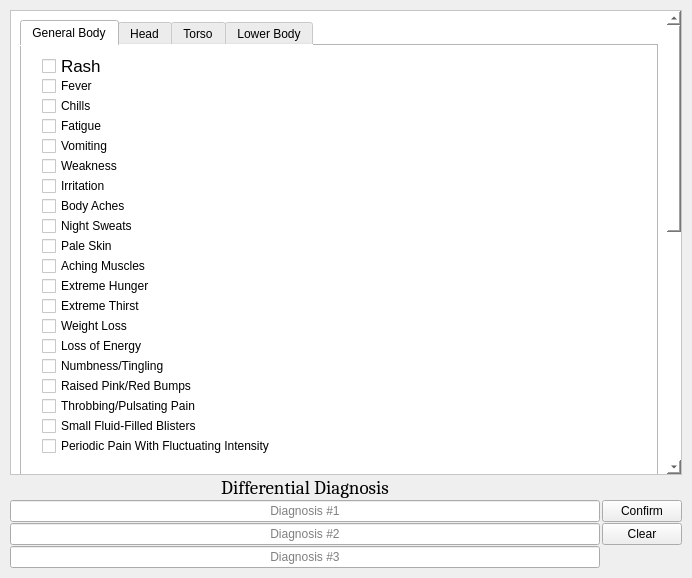
<?xml version="1.0" encoding="UTF-8"?>
<ui version="4.0">
 <class>MainWindow</class>
 <widget class="QMainWindow" name="MainWindow">
  <property name="geometry">
   <rect>
    <x>0</x>
    <y>0</y>
    <width>692</width>
    <height>578</height>
   </rect>
  </property>
  <property name="windowTitle">
   <string>MainWindow</string>
  </property>
  <property name="styleSheet">
   <string notr="true"/>
  </property>
  <widget class="QWidget" name="centralwidget">
   <layout class="QGridLayout" name="gridLayout_2">
    <property name="leftMargin">
     <number>10</number>
    </property>
    <property name="topMargin">
     <number>10</number>
    </property>
    <property name="rightMargin">
     <number>10</number>
    </property>
    <property name="bottomMargin">
     <number>10</number>
    </property>
    <property name="horizontalSpacing">
     <number>2</number>
    </property>
    <property name="verticalSpacing">
     <number>1</number>
    </property>
    <item row="4" column="0">
     <widget class="QLineEdit" name="lineEdit_3">
      <property name="alignment">
       <set>Qt::AlignCenter</set>
      </property>
      <property name="placeholderText">
       <string>Diagnosis #3</string>
      </property>
     </widget>
    </item>
    <item row="1" column="0">
     <widget class="QLabel" name="label">
      <property name="font">
       <font>
        <family>Cambria</family>
        <pointsize>14</pointsize>
       </font>
      </property>
      <property name="text">
       <string>Differential Diagnosis</string>
      </property>
      <property name="alignment">
       <set>Qt::AlignCenter</set>
      </property>
     </widget>
    </item>
    <item row="2" column="0">
     <widget class="QLineEdit" name="lineEdit">
      <property name="alignment">
       <set>Qt::AlignCenter</set>
      </property>
      <property name="placeholderText">
       <string>Diagnosis #1</string>
      </property>
     </widget>
    </item>
    <item row="3" column="0">
     <widget class="QLineEdit" name="lineEdit_2">
      <property name="alignment">
       <set>Qt::AlignCenter</set>
      </property>
      <property name="placeholderText">
       <string>Diagnosis #2</string>
      </property>
     </widget>
    </item>
    <item row="2" column="1">
     <widget class="QPushButton" name="ConfirmButton">
      <property name="styleSheet">
       <string notr="true"/>
      </property>
      <property name="text">
       <string>Confirm</string>
      </property>
      <property name="flat">
       <bool>false</bool>
      </property>
     </widget>
    </item>
    <item row="3" column="1">
     <widget class="QPushButton" name="ClearButton">
      <property name="text">
       <string>Clear</string>
      </property>
     </widget>
    </item>
    <item row="0" column="0" colspan="2">
     <widget class="QScrollArea" name="scrollArea">
      <property name="styleSheet">
       <string notr="true">background-color: rgb(255, 255, 255);</string>
      </property>
      <property name="widgetResizable">
       <bool>true</bool>
      </property>
      <widget class="QWidget" name="scrollAreaWidgetContents">
       <property name="geometry">
        <rect>
         <x>0</x>
         <y>0</y>
         <width>670</width>
         <height>808</height>
        </rect>
       </property>
       <layout class="QGridLayout" name="gridLayout">
        <item row="0" column="0">
         <widget class="QTabWidget" name="tabWidget">
          <property name="autoFillBackground">
           <bool>false</bool>
          </property>
          <property name="styleSheet">
           <string notr="true"/>
          </property>
          <property name="currentIndex">
           <number>0</number>
          </property>
          <widget class="QWidget" name="GeneralBody">
           <attribute name="title">
            <string>General Body</string>
           </attribute>
           <widget class="QCheckBox" name="ExtremeHunger">
            <property name="geometry">
             <rect>
              <x>20</x>
              <y>230</y>
              <width>201</width>
              <height>20</height>
             </rect>
            </property>
            <property name="layoutDirection">
             <enum>Qt::LeftToRight</enum>
            </property>
            <property name="text">
             <string>Extreme Hunger</string>
            </property>
           </widget>
           <widget class="QCheckBox" name="BodyAches">
            <property name="geometry">
             <rect>
              <x>20</x>
              <y>150</y>
              <width>151</width>
              <height>20</height>
             </rect>
            </property>
            <property name="layoutDirection">
             <enum>Qt::LeftToRight</enum>
            </property>
            <property name="text">
             <string>Body Aches</string>
            </property>
           </widget>
           <widget class="QCheckBox" name="ExtremeThirst">
            <property name="geometry">
             <rect>
              <x>20</x>
              <y>250</y>
              <width>231</width>
              <height>20</height>
             </rect>
            </property>
            <property name="layoutDirection">
             <enum>Qt::LeftToRight</enum>
            </property>
            <property name="text">
             <string>Extreme Thirst</string>
            </property>
           </widget>
           <widget class="QCheckBox" name="Vomiting">
            <property name="geometry">
             <rect>
              <x>20</x>
              <y>90</y>
              <width>161</width>
              <height>20</height>
             </rect>
            </property>
            <property name="layoutDirection">
             <enum>Qt::LeftToRight</enum>
            </property>
            <property name="text">
             <string>Vomiting</string>
            </property>
           </widget>
           <widget class="QCheckBox" name="Fever">
            <property name="geometry">
             <rect>
              <x>20</x>
              <y>30</y>
              <width>111</width>
              <height>20</height>
             </rect>
            </property>
            <property name="layoutDirection">
             <enum>Qt::LeftToRight</enum>
            </property>
            <property name="text">
             <string>Fever</string>
            </property>
           </widget>
           <widget class="QCheckBox" name="RaisedPinkRedBumps">
            <property name="geometry">
             <rect>
              <x>20</x>
              <y>330</y>
              <width>211</width>
              <height>20</height>
             </rect>
            </property>
            <property name="layoutDirection">
             <enum>Qt::LeftToRight</enum>
            </property>
            <property name="text">
             <string>Raised Pink/Red Bumps</string>
            </property>
           </widget>
           <widget class="QCheckBox" name="PeriodicPainFluctuatingIntensity">
            <property name="geometry">
             <rect>
              <x>20</x>
              <y>390</y>
              <width>311</width>
              <height>20</height>
             </rect>
            </property>
            <property name="layoutDirection">
             <enum>Qt::LeftToRight</enum>
            </property>
            <property name="text">
             <string>Periodic Pain With Fluctuating Intensity</string>
            </property>
           </widget>
           <widget class="QCheckBox" name="ThrobbingPulsatingPain">
            <property name="geometry">
             <rect>
              <x>20</x>
              <y>350</y>
              <width>251</width>
              <height>20</height>
             </rect>
            </property>
            <property name="layoutDirection">
             <enum>Qt::LeftToRight</enum>
            </property>
            <property name="text">
             <string>Throbbing/Pulsating Pain</string>
            </property>
           </widget>
           <widget class="QCheckBox" name="Irritation">
            <property name="geometry">
             <rect>
              <x>20</x>
              <y>130</y>
              <width>131</width>
              <height>20</height>
             </rect>
            </property>
            <property name="layoutDirection">
             <enum>Qt::LeftToRight</enum>
            </property>
            <property name="text">
             <string>Irritation</string>
            </property>
           </widget>
           <widget class="QCheckBox" name="AchingMuscles">
            <property name="geometry">
             <rect>
              <x>20</x>
              <y>210</y>
              <width>211</width>
              <height>20</height>
             </rect>
            </property>
            <property name="layoutDirection">
             <enum>Qt::LeftToRight</enum>
            </property>
            <property name="text">
             <string>Aching Muscles</string>
            </property>
           </widget>
           <widget class="QCheckBox" name="NumbnessTingling">
            <property name="geometry">
             <rect>
              <x>20</x>
              <y>310</y>
              <width>221</width>
              <height>20</height>
             </rect>
            </property>
            <property name="layoutDirection">
             <enum>Qt::LeftToRight</enum>
            </property>
            <property name="text">
             <string>Numbness/Tingling</string>
            </property>
           </widget>
           <widget class="QCheckBox" name="SmallFluidFilledBlisters">
            <property name="geometry">
             <rect>
              <x>20</x>
              <y>370</y>
              <width>241</width>
              <height>20</height>
             </rect>
            </property>
            <property name="layoutDirection">
             <enum>Qt::LeftToRight</enum>
            </property>
            <property name="text">
             <string>Small Fluid-Filled Blisters</string>
            </property>
           </widget>
           <widget class="QCheckBox" name="Fatigue">
            <property name="geometry">
             <rect>
              <x>20</x>
              <y>70</y>
              <width>141</width>
              <height>20</height>
             </rect>
            </property>
            <property name="layoutDirection">
             <enum>Qt::LeftToRight</enum>
            </property>
            <property name="text">
             <string>Fatigue</string>
            </property>
           </widget>
           <widget class="QCheckBox" name="Weakness">
            <property name="geometry">
             <rect>
              <x>20</x>
              <y>110</y>
              <width>171</width>
              <height>20</height>
             </rect>
            </property>
            <property name="layoutDirection">
             <enum>Qt::LeftToRight</enum>
            </property>
            <property name="text">
             <string>Weakness</string>
            </property>
           </widget>
           <widget class="QCheckBox" name="PaleSkin">
            <property name="geometry">
             <rect>
              <x>20</x>
              <y>190</y>
              <width>161</width>
              <height>20</height>
             </rect>
            </property>
            <property name="layoutDirection">
             <enum>Qt::LeftToRight</enum>
            </property>
            <property name="text">
             <string>Pale Skin</string>
            </property>
           </widget>
           <widget class="QCheckBox" name="Chills">
            <property name="geometry">
             <rect>
              <x>20</x>
              <y>50</y>
              <width>121</width>
              <height>20</height>
             </rect>
            </property>
            <property name="layoutDirection">
             <enum>Qt::LeftToRight</enum>
            </property>
            <property name="text">
             <string>Chills</string>
            </property>
           </widget>
           <widget class="QCheckBox" name="Rash">
            <property name="geometry">
             <rect>
              <x>20</x>
              <y>10</y>
              <width>91</width>
              <height>20</height>
             </rect>
            </property>
            <property name="font">
             <font>
              <pointsize>13</pointsize>
             </font>
            </property>
            <property name="layoutDirection">
             <enum>Qt::LeftToRight</enum>
            </property>
            <property name="text">
             <string>Rash</string>
            </property>
           </widget>
           <widget class="QCheckBox" name="NightSweats">
            <property name="geometry">
             <rect>
              <x>20</x>
              <y>170</y>
              <width>191</width>
              <height>20</height>
             </rect>
            </property>
            <property name="layoutDirection">
             <enum>Qt::LeftToRight</enum>
            </property>
            <property name="text">
             <string>Night Sweats</string>
            </property>
           </widget>
           <widget class="QLabel" name="label_2">
            <property name="geometry">
             <rect>
              <x>300</x>
              <y>0</y>
              <width>291</width>
              <height>151</height>
             </rect>
            </property>
            <property name="text">
             <string/>
            </property>
            <property name="pixmap">
             <pixmap>SD_Logo.png</pixmap>
            </property>
            <property name="scaledContents">
             <bool>true</bool>
            </property>
           </widget>
           <widget class="QCheckBox" name="LossOfEnergy">
            <property name="geometry">
             <rect>
              <x>20</x>
              <y>290</y>
              <width>181</width>
              <height>20</height>
             </rect>
            </property>
            <property name="layoutDirection">
             <enum>Qt::LeftToRight</enum>
            </property>
            <property name="text">
             <string>Loss of Energy</string>
            </property>
           </widget>
           <widget class="QCheckBox" name="WeightLoss">
            <property name="geometry">
             <rect>
              <x>20</x>
              <y>270</y>
              <width>211</width>
              <height>20</height>
             </rect>
            </property>
            <property name="layoutDirection">
             <enum>Qt::LeftToRight</enum>
            </property>
            <property name="text">
             <string>Weight Loss</string>
            </property>
           </widget>
          </widget>
          <widget class="QWidget" name="Head">
           <attribute name="title">
            <string>Head</string>
           </attribute>
           <layout class="QGridLayout" name="gridLayout_3">
            <item row="0" column="0">
             <widget class="QCheckBox" name="Nausea">
              <property name="text">
               <string>Nausea</string>
              </property>
             </widget>
            </item>
            <item row="1" column="0">
             <widget class="QCheckBox" name="SinusPressure">
              <property name="text">
               <string>Sinus Pressure</string>
              </property>
             </widget>
            </item>
            <item row="2" column="0">
             <widget class="QCheckBox" name="Coughing">
              <property name="text">
               <string>Coughing</string>
              </property>
             </widget>
            </item>
            <item row="3" column="0">
             <widget class="QCheckBox" name="Drooling">
              <property name="text">
               <string>Drooling</string>
              </property>
             </widget>
            </item>
            <item row="4" column="0">
             <widget class="QCheckBox" name="Insomnia">
              <property name="text">
               <string>Insomnia</string>
              </property>
             </widget>
            </item>
            <item row="5" column="0">
             <widget class="QCheckBox" name="UrgeToRubEyes">
              <property name="text">
               <string>Urge to Rub Eyes</string>
              </property>
             </widget>
            </item>
            <item row="6" column="0">
             <widget class="QCheckBox" name="BlurryVision">
              <property name="text">
               <string>Blurry Vision</string>
              </property>
             </widget>
            </item>
            <item row="7" column="0">
             <widget class="QCheckBox" name="SoundSensitivity">
              <property name="text">
               <string>Sound Sensitivity</string>
              </property>
             </widget>
            </item>
            <item row="8" column="0">
             <widget class="QCheckBox" name="Wheezing">
              <property name="text">
               <string>Wheezing</string>
              </property>
             </widget>
            </item>
            <item row="9" column="0">
             <widget class="QCheckBox" name="ShortnessOfBreath">
              <property name="text">
               <string>Shortness of Breath</string>
              </property>
             </widget>
            </item>
            <item row="10" column="0">
             <widget class="QCheckBox" name="BreathingPain">
              <property name="text">
               <string>Breathing Pain</string>
              </property>
             </widget>
            </item>
            <item row="11" column="0">
             <widget class="QCheckBox" name="VisionChanges">
              <property name="text">
               <string>Vision Changes</string>
              </property>
             </widget>
            </item>
            <item row="12" column="0">
             <widget class="QCheckBox" name="CoughingBlood">
              <property name="text">
               <string>Coughing blood</string>
              </property>
             </widget>
            </item>
            <item row="13" column="0">
             <widget class="QCheckBox" name="DecreasedSenseOfTasteSmell">
              <property name="text">
               <string>Decreased Sense of Taste or Smell</string>
              </property>
             </widget>
            </item>
            <item row="14" column="0">
             <widget class="QCheckBox" name="DifficultyConcentrating">
              <property name="text">
               <string>Difficulty Concentrating</string>
              </property>
             </widget>
            </item>
            <item row="15" column="0">
             <widget class="QCheckBox" name="NasalCongestion">
              <property name="text">
               <string>Nasal Congestion</string>
              </property>
             </widget>
            </item>
            <item row="16" column="0">
             <widget class="QCheckBox" name="IncreasedAsthmaticReactions">
              <property name="text">
               <string>Increased Asthmatic Reactions</string>
              </property>
             </widget>
            </item>
            <item row="17" column="0">
             <widget class="QCheckBox" name="FacialPain">
              <property name="text">
               <string>Facial Pain</string>
              </property>
             </widget>
            </item>
            <item row="18" column="0">
             <widget class="QCheckBox" name="LightSensitivity">
              <property name="text">
               <string>Light Sensitivity</string>
              </property>
             </widget>
            </item>
            <item row="19" column="0">
             <widget class="QCheckBox" name="PainOnOneSideOfHead">
              <property name="text">
               <string>Pain On One Side of The Head</string>
              </property>
             </widget>
            </item>
            <item row="20" column="0">
             <widget class="QCheckBox" name="Dizziness">
              <property name="text">
               <string>Dizziness</string>
              </property>
             </widget>
            </item>
            <item row="21" column="0">
             <widget class="QCheckBox" name="IncreasedTears">
              <property name="text">
               <string>Increased Tear Production</string>
              </property>
             </widget>
            </item>
            <item row="22" column="0">
             <widget class="QCheckBox" name="ScratchyThroat">
              <property name="text">
               <string>Scratchy Throat</string>
              </property>
             </widget>
            </item>
            <item row="23" column="0">
             <widget class="QCheckBox" name="BurningEyes">
              <property name="text">
               <string>Burning Eyes</string>
              </property>
             </widget>
            </item>
            <item row="24" column="0">
             <widget class="QCheckBox" name="SoreThroat">
              <property name="text">
               <string>Sore Throat</string>
              </property>
             </widget>
            </item>
            <item row="25" column="0">
             <widget class="QCheckBox" name="BlockedNose">
              <property name="text">
               <string>Blocked Nose</string>
              </property>
             </widget>
            </item>
            <item row="26" column="0">
             <widget class="QCheckBox" name="ItchyEyes">
              <property name="text">
               <string>Itchy Eyes</string>
              </property>
             </widget>
            </item>
            <item row="27" column="0">
             <widget class="QCheckBox" name="NeckPain">
              <property name="text">
               <string>Neck Pain</string>
              </property>
             </widget>
            </item>
            <item row="28" column="0">
             <widget class="QCheckBox" name="RunnyNose">
              <property name="text">
               <string>Runny Nose</string>
              </property>
             </widget>
            </item>
            <item row="29" column="0">
             <widget class="QCheckBox" name="VisualAura">
              <property name="text">
               <string>Visual Aura</string>
              </property>
             </widget>
            </item>
            <item row="30" column="0">
             <widget class="QCheckBox" name="Headaches">
              <property name="text">
               <string>Headaches</string>
              </property>
             </widget>
            </item>
            <item row="31" column="0">
             <widget class="QCheckBox" name="SwollenLymphNodes">
              <property name="text">
               <string>Swollen Lymph Nodes in Neck</string>
              </property>
             </widget>
            </item>
            <item row="32" column="0">
             <widget class="QCheckBox" name="PinkRedColorInWhitesEyes">
              <property name="text">
               <string>Pink/Red Color In the Whites of Eyes</string>
              </property>
             </widget>
            </item>
            <item row="33" column="0">
             <widget class="QCheckBox" name="SwollenBlueSkinUnderEyes">
              <property name="text">
               <string>Swollen, bluish colored skin below the eyes</string>
              </property>
             </widget>
            </item>
            <item row="34" column="0">
             <widget class="QCheckBox" name="SoreMouthMakesEatDrinkSleepHard">
              <property name="text">
               <string>Sore Mouth That Complicates Sleeping, Eating, Drinking</string>
              </property>
             </widget>
            </item>
           </layout>
          </widget>
          <widget class="QWidget" name="Torso">
           <attribute name="title">
            <string>Torso</string>
           </attribute>
           <widget class="QCheckBox" name="ChestPain">
            <property name="geometry">
             <rect>
              <x>10</x>
              <y>30</y>
              <width>151</width>
              <height>20</height>
             </rect>
            </property>
            <property name="text">
             <string>Chest Pain</string>
            </property>
           </widget>
           <widget class="QCheckBox" name="LossOfAppetite">
            <property name="geometry">
             <rect>
              <x>10</x>
              <y>10</y>
              <width>191</width>
              <height>20</height>
             </rect>
            </property>
            <property name="text">
             <string>Loss of Appetite</string>
            </property>
           </widget>
           <widget class="QCheckBox" name="RapidHeartBeat">
            <property name="geometry">
             <rect>
              <x>10</x>
              <y>50</y>
              <width>221</width>
              <height>20</height>
             </rect>
            </property>
            <property name="text">
             <string>Rapid Heart Beat</string>
            </property>
           </widget>
           <widget class="QCheckBox" name="PainInSideBackBelowRibs">
            <property name="geometry">
             <rect>
              <x>10</x>
              <y>70</y>
              <width>381</width>
              <height>20</height>
             </rect>
            </property>
            <property name="text">
             <string>Severe Pain In The Side and Back, Below the Ribs</string>
            </property>
           </widget>
          </widget>
          <widget class="QWidget" name="LowerBody">
           <attribute name="title">
            <string>Lower Body</string>
           </attribute>
           <widget class="QCheckBox" name="LegCramp">
            <property name="geometry">
             <rect>
              <x>20</x>
              <y>10</y>
              <width>171</width>
              <height>20</height>
             </rect>
            </property>
            <property name="text">
             <string>Leg Cramps</string>
            </property>
           </widget>
           <widget class="QCheckBox" name="FrequentUrination">
            <property name="geometry">
             <rect>
              <x>20</x>
              <y>30</y>
              <width>171</width>
              <height>20</height>
             </rect>
            </property>
            <property name="text">
             <string>Frequent Urination</string>
            </property>
           </widget>
           <widget class="QCheckBox" name="PainWhenUrinating">
            <property name="geometry">
             <rect>
              <x>20</x>
              <y>50</y>
              <width>201</width>
              <height>20</height>
             </rect>
            </property>
            <property name="text">
             <string>Pain When Urinating</string>
            </property>
           </widget>
           <widget class="QCheckBox" name="UrinatingSmallAmount">
            <property name="geometry">
             <rect>
              <x>20</x>
              <y>70</y>
              <width>221</width>
              <height>20</height>
             </rect>
            </property>
            <property name="text">
             <string>Urinating Small Amounts</string>
            </property>
           </widget>
           <widget class="QCheckBox" name="PinkRedBrownUrine">
            <property name="geometry">
             <rect>
              <x>20</x>
              <y>90</y>
              <width>211</width>
              <height>20</height>
             </rect>
            </property>
            <property name="text">
             <string>Pink/Red/Brown Urine</string>
            </property>
           </widget>
           <widget class="QCheckBox" name="PersistentNeedToUrinate">
            <property name="geometry">
             <rect>
              <x>20</x>
              <y>110</y>
              <width>261</width>
              <height>20</height>
             </rect>
            </property>
            <property name="text">
             <string>Persistent Need to Urinate</string>
            </property>
           </widget>
           <widget class="QCheckBox" name="CloudyFoulSmellingUrine">
            <property name="geometry">
             <rect>
              <x>20</x>
              <y>130</y>
              <width>241</width>
              <height>20</height>
             </rect>
            </property>
            <property name="text">
             <string>Cloudy/Foul Smelling Urine</string>
            </property>
           </widget>
           <widget class="QCheckBox" name="BurningSensationUrinating">
            <property name="geometry">
             <rect>
              <x>20</x>
              <y>150</y>
              <width>311</width>
              <height>20</height>
             </rect>
            </property>
            <property name="text">
             <string>Burning Sensation When Urinating</string>
            </property>
           </widget>
           <widget class="QCheckBox" name="PainRadiatesLowerAbdomenGroin">
            <property name="geometry">
             <rect>
              <x>20</x>
              <y>170</y>
              <width>391</width>
              <height>20</height>
             </rect>
            </property>
            <property name="text">
             <string>Pain That Radiates To The Lower Abdomen/Groin</string>
            </property>
           </widget>
          </widget>
         </widget>
        </item>
       </layout>
      </widget>
     </widget>
    </item>
   </layout>
  </widget>
 </widget>
 <resources>
  <include location="../../../../../Desktop/GUI_Back.qrc"/>
 </resources>
 <connections/>
</ui>
